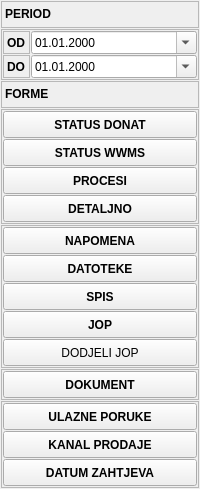
             <widget class="QFrame" name="frame_11">
              <property name="sizePolicy">
               <sizepolicy hsizetype="Preferred" vsizetype="Maximum">
                <horstretch>0</horstretch>
                <verstretch>0</verstretch>
               </sizepolicy>
              </property>
              <property name="frameShape">
               <enum>QFrame::NoFrame</enum>
              </property>
              <property name="frameShadow">
               <enum>QFrame::Raised</enum>
              </property>
              <layout class="QVBoxLayout" name="verticalLayout_11">
               <property name="spacing">
                <number>1</number>
               </property>
               <property name="leftMargin">
                <number>1</number>
               </property>
               <property name="topMargin">
                <number>1</number>
               </property>
               <property name="rightMargin">
                <number>1</number>
               </property>
               <property name="bottomMargin">
                <number>1</number>
               </property>
               <item>
                <widget class="QLabel" name="lblPeriodTitle">
                 <property name="sizePolicy">
                  <sizepolicy hsizetype="Preferred" vsizetype="Maximum">
                   <horstretch>0</horstretch>
                   <verstretch>0</verstretch>
                  </sizepolicy>
                 </property>
                 <property name="minimumSize">
                  <size>
                   <width>125</width>
                   <height>27</height>
                  </size>
                 </property>
                 <property name="font">
                  <font>
                   <weight>75</weight>
                   <bold>true</bold>
                  </font>
                 </property>
                 <property name="toolTip">
                  <string>Poziv Na Broj</string>
                 </property>
                 <property name="frameShape">
                  <enum>QFrame::StyledPanel</enum>
                 </property>
                 <property name="text">
                  <string>PERIOD</string>
                 </property>
                 <property name="textInteractionFlags">
                  <set>Qt::LinksAccessibleByMouse|Qt::TextSelectableByMouse</set>
                 </property>
                </widget>
               </item>
               <item>
                <widget class="QFrame" name="frame_19">
                 <property name="sizePolicy">
                  <sizepolicy hsizetype="Preferred" vsizetype="Maximum">
                   <horstretch>0</horstretch>
                   <verstretch>0</verstretch>
                  </sizepolicy>
                 </property>
                 <property name="frameShape">
                  <enum>QFrame::StyledPanel</enum>
                 </property>
                 <property name="frameShadow">
                  <enum>QFrame::Raised</enum>
                 </property>
                 <layout class="QVBoxLayout" name="verticalLayout_7">
                  <property name="spacing">
                   <number>1</number>
                  </property>
                  <property name="leftMargin">
                   <number>1</number>
                  </property>
                  <property name="topMargin">
                   <number>1</number>
                  </property>
                  <property name="rightMargin">
                   <number>1</number>
                  </property>
                  <property name="bottomMargin">
                   <number>1</number>
                  </property>
                  <item>
                   <widget class="QFrame" name="frame_20">
                    <property name="sizePolicy">
                     <sizepolicy hsizetype="Preferred" vsizetype="Maximum">
                      <horstretch>0</horstretch>
                      <verstretch>0</verstretch>
                     </sizepolicy>
                    </property>
                    <property name="frameShape">
                     <enum>QFrame::NoFrame</enum>
                    </property>
                    <property name="frameShadow">
                     <enum>QFrame::Raised</enum>
                    </property>
                    <layout class="QHBoxLayout" name="horizontalLayout_12">
                     <property name="spacing">
                      <number>1</number>
                     </property>
                     <property name="leftMargin">
                      <number>0</number>
                     </property>
                     <property name="topMargin">
                      <number>0</number>
                     </property>
                     <property name="rightMargin">
                      <number>0</number>
                     </property>
                     <property name="bottomMargin">
                      <number>0</number>
                     </property>
                     <item>
                      <widget class="QLabel" name="lblOdTitle">
                       <property name="sizePolicy">
                        <sizepolicy hsizetype="Preferred" vsizetype="Preferred">
                         <horstretch>0</horstretch>
                         <verstretch>0</verstretch>
                        </sizepolicy>
                       </property>
                       <property name="maximumSize">
                        <size>
                         <width>27</width>
                         <height>27</height>
                        </size>
                       </property>
                       <property name="font">
                        <font>
                         <weight>75</weight>
                         <bold>true</bold>
                        </font>
                       </property>
                       <property name="frameShape">
                        <enum>QFrame::StyledPanel</enum>
                       </property>
                       <property name="text">
                        <string>OD</string>
                       </property>
                      </widget>
                     </item>
                     <item>
                      <widget class="QDateEdit" name="dateOd">
                       <property name="displayFormat">
                        <string>dd.MM.yyyy</string>
                       </property>
                       <property name="calendarPopup">
                        <bool>true</bool>
                       </property>
                      </widget>
                     </item>
                    </layout>
                   </widget>
                  </item>
                  <item>
                   <widget class="QFrame" name="frame_21">
                    <property name="sizePolicy">
                     <sizepolicy hsizetype="Preferred" vsizetype="Maximum">
                      <horstretch>0</horstretch>
                      <verstretch>0</verstretch>
                     </sizepolicy>
                    </property>
                    <property name="frameShape">
                     <enum>QFrame::NoFrame</enum>
                    </property>
                    <property name="frameShadow">
                     <enum>QFrame::Raised</enum>
                    </property>
                    <layout class="QHBoxLayout" name="horizontalLayout_11">
                     <property name="spacing">
                      <number>1</number>
                     </property>
                     <property name="leftMargin">
                      <number>0</number>
                     </property>
                     <property name="topMargin">
                      <number>0</number>
                     </property>
                     <property name="rightMargin">
                      <number>0</number>
                     </property>
                     <property name="bottomMargin">
                      <number>0</number>
                     </property>
                     <item>
                      <widget class="QLabel" name="lblDoTitle_2">
                       <property name="sizePolicy">
                        <sizepolicy hsizetype="Preferred" vsizetype="Preferred">
                         <horstretch>0</horstretch>
                         <verstretch>0</verstretch>
                        </sizepolicy>
                       </property>
                       <property name="maximumSize">
                        <size>
                         <width>27</width>
                         <height>27</height>
                        </size>
                       </property>
                       <property name="font">
                        <font>
                         <weight>75</weight>
                         <bold>true</bold>
                        </font>
                       </property>
                       <property name="frameShape">
                        <enum>QFrame::StyledPanel</enum>
                       </property>
                       <property name="text">
                        <string>DO</string>
                       </property>
                      </widget>
                     </item>
                     <item>
                      <widget class="QDateEdit" name="dateDo">
                       <property name="displayFormat">
                        <string>dd.MM.yyyy</string>
                       </property>
                       <property name="calendarPopup">
                        <bool>true</bool>
                       </property>
                      </widget>
                     </item>
                    </layout>
                   </widget>
                  </item>
                 </layout>
                </widget>
               </item>
               <item>
                <widget class="QLabel" name="lblFormeTitle">
                 <property name="sizePolicy">
                  <sizepolicy hsizetype="Preferred" vsizetype="Maximum">
                   <horstretch>0</horstretch>
                   <verstretch>0</verstretch>
                  </sizepolicy>
                 </property>
                 <property name="minimumSize">
                  <size>
                   <width>125</width>
                   <height>27</height>
                  </size>
                 </property>
                 <property name="font">
                  <font>
                   <weight>75</weight>
                   <bold>true</bold>
                  </font>
                 </property>
                 <property name="toolTip">
                  <string>Poziv Na Broj</string>
                 </property>
                 <property name="frameShape">
                  <enum>QFrame::StyledPanel</enum>
                 </property>
                 <property name="text">
                  <string>FORME</string>
                 </property>
                 <property name="textInteractionFlags">
                  <set>Qt::LinksAccessibleByMouse|Qt::TextSelectableByMouse</set>
                 </property>
                </widget>
               </item>
               <item>
                <widget class="QFrame" name="frame_22">
                 <property name="sizePolicy">
                  <sizepolicy hsizetype="Preferred" vsizetype="Maximum">
                   <horstretch>0</horstretch>
                   <verstretch>0</verstretch>
                  </sizepolicy>
                 </property>
                 <property name="frameShape">
                  <enum>QFrame::StyledPanel</enum>
                 </property>
                 <property name="frameShadow">
                  <enum>QFrame::Raised</enum>
                 </property>
                 <layout class="QVBoxLayout" name="verticalLayout_6">
                  <property name="spacing">
                   <number>1</number>
                  </property>
                  <property name="leftMargin">
                   <number>1</number>
                  </property>
                  <property name="topMargin">
                   <number>1</number>
                  </property>
                  <property name="rightMargin">
                   <number>1</number>
                  </property>
                  <property name="bottomMargin">
                   <number>1</number>
                  </property>
                  <item>
                   <widget class="QPushButton" name="btnStatusDonat">
                    <property name="sizePolicy">
                     <sizepolicy hsizetype="Minimum" vsizetype="Maximum">
                      <horstretch>0</horstretch>
                      <verstretch>0</verstretch>
                     </sizepolicy>
                    </property>
                    <property name="minimumSize">
                     <size>
                      <width>0</width>
                      <height>27</height>
                     </size>
                    </property>
                    <property name="font">
                     <font>
                      <weight>75</weight>
                      <bold>true</bold>
                     </font>
                    </property>
                    <property name="cursor">
                     <cursorShape>PointingHandCursor</cursorShape>
                    </property>
                    <property name="text">
                     <string>STATUS DONAT</string>
                    </property>
                    <property name="icon">
                     <iconset resource="../../resources/DonatForm.qrc">
                      <normaloff>:/InDonat/Forms/images/dll-icon.jpg</normaloff>:/InDonat/Forms/images/dll-icon.jpg</iconset>
                    </property>
                   </widget>
                  </item>
                  <item>
                   <widget class="QPushButton" name="btnStatusWwms">
                    <property name="sizePolicy">
                     <sizepolicy hsizetype="Minimum" vsizetype="Maximum">
                      <horstretch>0</horstretch>
                      <verstretch>0</verstretch>
                     </sizepolicy>
                    </property>
                    <property name="minimumSize">
                     <size>
                      <width>0</width>
                      <height>27</height>
                     </size>
                    </property>
                    <property name="font">
                     <font>
                      <weight>75</weight>
                      <bold>true</bold>
                     </font>
                    </property>
                    <property name="cursor">
                     <cursorShape>PointingHandCursor</cursorShape>
                    </property>
                    <property name="text">
                     <string>STATUS WWMS</string>
                    </property>
                    <property name="icon">
                     <iconset resource="../../resources/DonatForm.qrc">
                      <normaloff>:/InDonat/Forms/images/dll-icon.jpg</normaloff>:/InDonat/Forms/images/dll-icon.jpg</iconset>
                    </property>
                   </widget>
                  </item>
                  <item>
                   <widget class="QPushButton" name="btnDonatProcesi">
                    <property name="sizePolicy">
                     <sizepolicy hsizetype="Minimum" vsizetype="Maximum">
                      <horstretch>0</horstretch>
                      <verstretch>0</verstretch>
                     </sizepolicy>
                    </property>
                    <property name="minimumSize">
                     <size>
                      <width>0</width>
                      <height>27</height>
                     </size>
                    </property>
                    <property name="font">
                     <font>
                      <weight>75</weight>
                      <bold>true</bold>
                     </font>
                    </property>
                    <property name="cursor">
                     <cursorShape>PointingHandCursor</cursorShape>
                    </property>
                    <property name="text">
                     <string>PROCESI</string>
                    </property>
                    <property name="icon">
                     <iconset resource="../../resources/DonatForm.qrc">
                      <normaloff>:/InDonat/Forms/images/dll-icon.jpg</normaloff>:/InDonat/Forms/images/dll-icon.jpg</iconset>
                    </property>
                   </widget>
                  </item>
                  <item>
                   <widget class="QPushButton" name="btnDonatDetaljno">
                    <property name="sizePolicy">
                     <sizepolicy hsizetype="Minimum" vsizetype="Maximum">
                      <horstretch>0</horstretch>
                      <verstretch>0</verstretch>
                     </sizepolicy>
                    </property>
                    <property name="minimumSize">
                     <size>
                      <width>0</width>
                      <height>27</height>
                     </size>
                    </property>
                    <property name="font">
                     <font>
                      <weight>75</weight>
                      <bold>true</bold>
                     </font>
                    </property>
                    <property name="cursor">
                     <cursorShape>PointingHandCursor</cursorShape>
                    </property>
                    <property name="text">
                     <string>DETALJNO</string>
                    </property>
                    <property name="icon">
                     <iconset resource="../../resources/DonatForm.qrc">
                      <normaloff>:/InDonat/Forms/images/dll-icon.jpg</normaloff>:/InDonat/Forms/images/dll-icon.jpg</iconset>
                    </property>
                   </widget>
                  </item>
                 </layout>
                </widget>
               </item>
               <item>
                <widget class="QFrame" name="frame_23">
                 <property name="sizePolicy">
                  <sizepolicy hsizetype="Preferred" vsizetype="Maximum">
                   <horstretch>0</horstretch>
                   <verstretch>0</verstretch>
                  </sizepolicy>
                 </property>
                 <property name="frameShape">
                  <enum>QFrame::StyledPanel</enum>
                 </property>
                 <property name="frameShadow">
                  <enum>QFrame::Raised</enum>
                 </property>
                 <layout class="QVBoxLayout" name="verticalLayout_8">
                  <property name="spacing">
                   <number>1</number>
                  </property>
                  <property name="leftMargin">
                   <number>1</number>
                  </property>
                  <property name="topMargin">
                   <number>1</number>
                  </property>
                  <property name="rightMargin">
                   <number>1</number>
                  </property>
                  <property name="bottomMargin">
                   <number>1</number>
                  </property>
                  <item>
                   <widget class="QPushButton" name="btnDonatNapomena">
                    <property name="sizePolicy">
                     <sizepolicy hsizetype="Minimum" vsizetype="Maximum">
                      <horstretch>0</horstretch>
                      <verstretch>0</verstretch>
                     </sizepolicy>
                    </property>
                    <property name="minimumSize">
                     <size>
                      <width>0</width>
                      <height>27</height>
                     </size>
                    </property>
                    <property name="font">
                     <font>
                      <weight>75</weight>
                      <bold>true</bold>
                     </font>
                    </property>
                    <property name="cursor">
                     <cursorShape>PointingHandCursor</cursorShape>
                    </property>
                    <property name="text">
                     <string>NAPOMENA</string>
                    </property>
                    <property name="icon">
                     <iconset resource="../../resources/DonatForm.qrc">
                      <normaloff>:/InDonat/Forms/images/dll-icon.jpg</normaloff>:/InDonat/Forms/images/dll-icon.jpg</iconset>
                    </property>
                   </widget>
                  </item>
                  <item>
                   <widget class="QPushButton" name="btnDonatDatoteke">
                    <property name="sizePolicy">
                     <sizepolicy hsizetype="Minimum" vsizetype="Maximum">
                      <horstretch>0</horstretch>
                      <verstretch>0</verstretch>
                     </sizepolicy>
                    </property>
                    <property name="minimumSize">
                     <size>
                      <width>0</width>
                      <height>27</height>
                     </size>
                    </property>
                    <property name="font">
                     <font>
                      <weight>75</weight>
                      <bold>true</bold>
                     </font>
                    </property>
                    <property name="cursor">
                     <cursorShape>PointingHandCursor</cursorShape>
                    </property>
                    <property name="text">
                     <string>DATOTEKE</string>
                    </property>
                    <property name="icon">
                     <iconset resource="../../resources/DonatForm.qrc">
                      <normaloff>:/InDonat/Forms/images/dll-icon.jpg</normaloff>:/InDonat/Forms/images/dll-icon.jpg</iconset>
                    </property>
                   </widget>
                  </item>
                  <item>
                   <widget class="QPushButton" name="btnDonatSpis">
                    <property name="sizePolicy">
                     <sizepolicy hsizetype="Minimum" vsizetype="Maximum">
                      <horstretch>0</horstretch>
                      <verstretch>0</verstretch>
                     </sizepolicy>
                    </property>
                    <property name="minimumSize">
                     <size>
                      <width>0</width>
                      <height>27</height>
                     </size>
                    </property>
                    <property name="font">
                     <font>
                      <weight>75</weight>
                      <bold>true</bold>
                     </font>
                    </property>
                    <property name="cursor">
                     <cursorShape>PointingHandCursor</cursorShape>
                    </property>
                    <property name="text">
                     <string>SPIS</string>
                    </property>
                    <property name="icon">
                     <iconset resource="../../resources/DonatForm.qrc">
                      <normaloff>:/InDonat/Forms/images/dll-icon.jpg</normaloff>:/InDonat/Forms/images/dll-icon.jpg</iconset>
                    </property>
                   </widget>
                  </item>
                  <item>
                   <widget class="QPushButton" name="btnDonatJop">
                    <property name="sizePolicy">
                     <sizepolicy hsizetype="Minimum" vsizetype="Maximum">
                      <horstretch>0</horstretch>
                      <verstretch>0</verstretch>
                     </sizepolicy>
                    </property>
                    <property name="minimumSize">
                     <size>
                      <width>0</width>
                      <height>27</height>
                     </size>
                    </property>
                    <property name="font">
                     <font>
                      <weight>75</weight>
                      <bold>true</bold>
                     </font>
                    </property>
                    <property name="cursor">
                     <cursorShape>PointingHandCursor</cursorShape>
                    </property>
                    <property name="text">
                     <string>JOP</string>
                    </property>
                    <property name="icon">
                     <iconset resource="../../resources/DonatForm.qrc">
                      <normaloff>:/InDonat/Forms/images/dll-icon.jpg</normaloff>:/InDonat/Forms/images/dll-icon.jpg</iconset>
                    </property>
                   </widget>
                  </item>
                  <item>
                   <widget class="QPushButton" name="pushDonatDodijeliJop">
                    <property name="sizePolicy">
                     <sizepolicy hsizetype="Minimum" vsizetype="Maximum">
                      <horstretch>0</horstretch>
                      <verstretch>0</verstretch>
                     </sizepolicy>
                    </property>
                    <property name="minimumSize">
                     <size>
                      <width>0</width>
                      <height>27</height>
                     </size>
                    </property>
                    <property name="cursor">
                     <cursorShape>PointingHandCursor</cursorShape>
                    </property>
                    <property name="text">
                     <string>DODJELI JOP</string>
                    </property>
                    <property name="icon">
                     <iconset resource="../../resources/DonatForm.qrc">
                      <normaloff>:/InDonat/Forms/images/dll-icon.jpg</normaloff>:/InDonat/Forms/images/dll-icon.jpg</iconset>
                    </property>
                   </widget>
                  </item>
                 </layout>
                </widget>
               </item>
               <item>
                <widget class="QFrame" name="frame_24">
                 <property name="sizePolicy">
                  <sizepolicy hsizetype="Preferred" vsizetype="Maximum">
                   <horstretch>0</horstretch>
                   <verstretch>0</verstretch>
                  </sizepolicy>
                 </property>
                 <property name="frameShape">
                  <enum>QFrame::StyledPanel</enum>
                 </property>
                 <property name="frameShadow">
                  <enum>QFrame::Raised</enum>
                 </property>
                 <layout class="QVBoxLayout" name="verticalLayout_9">
                  <property name="spacing">
                   <number>1</number>
                  </property>
                  <property name="leftMargin">
                   <number>1</number>
                  </property>
                  <property name="topMargin">
                   <number>1</number>
                  </property>
                  <property name="rightMargin">
                   <number>1</number>
                  </property>
                  <property name="bottomMargin">
                   <number>1</number>
                  </property>
                  <item>
                   <widget class="QPushButton" name="btnDonatDokument">
                    <property name="sizePolicy">
                     <sizepolicy hsizetype="Minimum" vsizetype="Maximum">
                      <horstretch>0</horstretch>
                      <verstretch>0</verstretch>
                     </sizepolicy>
                    </property>
                    <property name="minimumSize">
                     <size>
                      <width>0</width>
                      <height>27</height>
                     </size>
                    </property>
                    <property name="font">
                     <font>
                      <weight>75</weight>
                      <bold>true</bold>
                     </font>
                    </property>
                    <property name="cursor">
                     <cursorShape>PointingHandCursor</cursorShape>
                    </property>
                    <property name="text">
                     <string>DOKUMENT</string>
                    </property>
                    <property name="icon">
                     <iconset resource="../../resources/DonatForm.qrc">
                      <normaloff>:/InDonat/Forms/images/dll-icon.jpg</normaloff>:/InDonat/Forms/images/dll-icon.jpg</iconset>
                    </property>
                   </widget>
                  </item>
                 </layout>
                </widget>
               </item>
               <item>
                <widget class="QFrame" name="frame_25">
                 <property name="sizePolicy">
                  <sizepolicy hsizetype="Preferred" vsizetype="Maximum">
                   <horstretch>0</horstretch>
                   <verstretch>0</verstretch>
                  </sizepolicy>
                 </property>
                 <property name="frameShape">
                  <enum>QFrame::StyledPanel</enum>
                 </property>
                 <property name="frameShadow">
                  <enum>QFrame::Raised</enum>
                 </property>
                 <layout class="QVBoxLayout" name="verticalLayout_10">
                  <property name="spacing">
                   <number>1</number>
                  </property>
                  <property name="leftMargin">
                   <number>1</number>
                  </property>
                  <property name="topMargin">
                   <number>1</number>
                  </property>
                  <property name="rightMargin">
                   <number>1</number>
                  </property>
                  <property name="bottomMargin">
                   <number>1</number>
                  </property>
                  <item>
                   <widget class="QPushButton" name="btnUlaznePoruke">
                    <property name="sizePolicy">
                     <sizepolicy hsizetype="Minimum" vsizetype="Maximum">
                      <horstretch>0</horstretch>
                      <verstretch>0</verstretch>
                     </sizepolicy>
                    </property>
                    <property name="minimumSize">
                     <size>
                      <width>0</width>
                      <height>27</height>
                     </size>
                    </property>
                    <property name="font">
                     <font>
                      <weight>75</weight>
                      <bold>true</bold>
                     </font>
                    </property>
                    <property name="cursor">
                     <cursorShape>PointingHandCursor</cursorShape>
                    </property>
                    <property name="text">
                     <string>ULAZNE PORUKE</string>
                    </property>
                    <property name="icon">
                     <iconset resource="../../resources/DonatForm.qrc">
                      <normaloff>:/InDonat/Forms/images/dll-icon.jpg</normaloff>:/InDonat/Forms/images/dll-icon.jpg</iconset>
                    </property>
                   </widget>
                  </item>
                  <item>
                   <widget class="QPushButton" name="btnKanalProdaje_2">
                    <property name="sizePolicy">
                     <sizepolicy hsizetype="Minimum" vsizetype="Maximum">
                      <horstretch>0</horstretch>
                      <verstretch>0</verstretch>
                     </sizepolicy>
                    </property>
                    <property name="minimumSize">
                     <size>
                      <width>0</width>
                      <height>27</height>
                     </size>
                    </property>
                    <property name="font">
                     <font>
                      <weight>75</weight>
                      <bold>true</bold>
                     </font>
                    </property>
                    <property name="cursor">
                     <cursorShape>PointingHandCursor</cursorShape>
                    </property>
                    <property name="text">
                     <string>KANAL PRODAJE</string>
                    </property>
                    <property name="icon">
                     <iconset resource="../../resources/DonatForm.qrc">
                      <normaloff>:/InDonat/Forms/images/dll-icon.jpg</normaloff>:/InDonat/Forms/images/dll-icon.jpg</iconset>
                    </property>
                   </widget>
                  </item>
                  <item>
                   <widget class="QPushButton" name="btnDatumZahtjeva">
                    <property name="sizePolicy">
                     <sizepolicy hsizetype="Minimum" vsizetype="Maximum">
                      <horstretch>0</horstretch>
                      <verstretch>0</verstretch>
                     </sizepolicy>
                    </property>
                    <property name="minimumSize">
                     <size>
                      <width>0</width>
                      <height>27</height>
                     </size>
                    </property>
                    <property name="font">
                     <font>
                      <weight>75</weight>
                      <bold>true</bold>
                     </font>
                    </property>
                    <property name="cursor">
                     <cursorShape>PointingHandCursor</cursorShape>
                    </property>
                    <property name="text">
                     <string>DATUM ZAHTJEVA</string>
                    </property>
                    <property name="icon">
                     <iconset resource="../../resources/DonatForm.qrc">
                      <normaloff>:/InDonat/Forms/images/dll-icon.jpg</normaloff>:/InDonat/Forms/images/dll-icon.jpg</iconset>
                    </property>
                   </widget>
                  </item>
                 </layout>
                </widget>
               </item>
              </layout>
             </widget>
